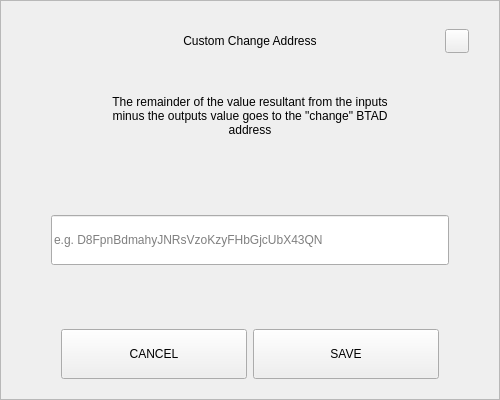
<?xml version="1.0" encoding="UTF-8"?>
<ui version="4.0">
 <class>SendChangeAddressDialog</class>
 <widget class="QDialog" name="SendChangeAddressDialog">
  <property name="geometry">
   <rect>
    <x>0</x>
    <y>0</y>
    <width>500</width>
    <height>400</height>
   </rect>
  </property>
  <property name="windowTitle">
   <string>Dialog</string>
  </property>
  <layout class="QVBoxLayout" name="verticalLayout">
   <property name="spacing">
    <number>0</number>
   </property>
   <property name="leftMargin">
    <number>0</number>
   </property>
   <property name="topMargin">
    <number>0</number>
   </property>
   <property name="rightMargin">
    <number>0</number>
   </property>
   <property name="bottomMargin">
    <number>0</number>
   </property>
   <item>
    <widget class="QFrame" name="frame">
     <property name="styleSheet">
      <string notr="true"/>
     </property>
     <property name="frameShape">
      <enum>QFrame::StyledPanel</enum>
     </property>
     <property name="frameShadow">
      <enum>QFrame::Raised</enum>
     </property>
     <layout class="QVBoxLayout" name="verticalLayout_2" stretch="0,0,0,0,0,0,0">
      <property name="spacing">
       <number>0</number>
      </property>
      <property name="leftMargin">
       <number>30</number>
      </property>
      <property name="topMargin">
       <number>20</number>
      </property>
      <property name="rightMargin">
       <number>30</number>
      </property>
      <property name="bottomMargin">
       <number>20</number>
      </property>
      <item>
       <layout class="QHBoxLayout" name="horizontalLayout_3">
        <property name="spacing">
         <number>0</number>
        </property>
        <item>
         <spacer name="horizontalSpacer_2">
          <property name="orientation">
           <enum>Qt::Horizontal</enum>
          </property>
          <property name="sizeHint" stdset="0">
           <size>
            <width>40</width>
            <height>20</height>
           </size>
          </property>
         </spacer>
        </item>
        <item>
         <widget class="QLabel" name="labelTitle">
          <property name="minimumSize">
           <size>
            <width>0</width>
            <height>40</height>
           </size>
          </property>
          <property name="maximumSize">
           <size>
            <width>16777215</width>
            <height>40</height>
           </size>
          </property>
          <property name="styleSheet">
           <string notr="true">padding-left:24px;</string>
          </property>
          <property name="text">
           <string>Custom Change Address</string>
          </property>
          <property name="alignment">
           <set>Qt::AlignCenter</set>
          </property>
          <property name="margin">
           <number>7</number>
          </property>
         </widget>
        </item>
        <item>
         <spacer name="horizontalSpacer">
          <property name="orientation">
           <enum>Qt::Horizontal</enum>
          </property>
          <property name="sizeHint" stdset="0">
           <size>
            <width>40</width>
            <height>20</height>
           </size>
          </property>
         </spacer>
        </item>
        <item>
         <widget class="QPushButton" name="btnEsc">
          <property name="minimumSize">
           <size>
            <width>24</width>
            <height>24</height>
           </size>
          </property>
          <property name="maximumSize">
           <size>
            <width>24</width>
            <height>24</height>
           </size>
          </property>
          <property name="focusPolicy">
           <enum>Qt::NoFocus</enum>
          </property>
          <property name="text">
           <string/>
          </property>
         </widget>
        </item>
       </layout>
      </item>
      <item>
       <spacer name="verticalSpacer_2">
        <property name="orientation">
         <enum>Qt::Vertical</enum>
        </property>
        <property name="sizeType">
         <enum>QSizePolicy::Fixed</enum>
        </property>
        <property name="sizeHint" stdset="0">
         <size>
          <width>20</width>
          <height>20</height>
         </size>
        </property>
       </spacer>
      </item>
      <item alignment="Qt::AlignHCenter">
       <widget class="QLabel" name="labelMessage">
        <property name="minimumSize">
         <size>
          <width>0</width>
          <height>70</height>
         </size>
        </property>
        <property name="text">
         <string>The remainder of the value resultant from the inputs minus the outputs value goes to the &quot;change&quot; BTAD address</string>
        </property>
        <property name="alignment">
         <set>Qt::AlignCenter</set>
        </property>
        <property name="wordWrap">
         <bool>true</bool>
        </property>
       </widget>
      </item>
      <item>
       <spacer name="verticalSpacer_3">
        <property name="orientation">
         <enum>Qt::Vertical</enum>
        </property>
        <property name="sizeHint" stdset="0">
         <size>
          <width>20</width>
          <height>40</height>
         </size>
        </property>
       </spacer>
      </item>
      <item>
       <layout class="QHBoxLayout" name="horizontalLayout_2">
        <property name="spacing">
         <number>0</number>
        </property>
        <property name="leftMargin">
         <number>20</number>
        </property>
        <property name="rightMargin">
         <number>20</number>
        </property>
        <item>
         <widget class="QLineEdit" name="lineEditAddress">
          <property name="minimumSize">
           <size>
            <width>0</width>
            <height>50</height>
           </size>
          </property>
          <property name="placeholderText">
           <string notr="true">e.g. D8FpnBdmahyJNRsVzoKzyFHbGjcUbX43QN</string>
          </property>
         </widget>
        </item>
       </layout>
      </item>
      <item>
       <spacer name="verticalSpacer">
        <property name="orientation">
         <enum>Qt::Vertical</enum>
        </property>
        <property name="sizeHint" stdset="0">
         <size>
          <width>20</width>
          <height>40</height>
         </size>
        </property>
       </spacer>
      </item>
      <item>
       <layout class="QHBoxLayout" name="horizontalLayout" stretch="2,2">
        <property name="spacing">
         <number>6</number>
        </property>
        <property name="leftMargin">
         <number>30</number>
        </property>
        <property name="rightMargin">
         <number>30</number>
        </property>
        <item>
         <widget class="QPushButton" name="btnCancel">
          <property name="minimumSize">
           <size>
            <width>180</width>
            <height>50</height>
           </size>
          </property>
          <property name="focusPolicy">
           <enum>Qt::NoFocus</enum>
          </property>
          <property name="text">
           <string>CANCEL</string>
          </property>
         </widget>
        </item>
        <item>
         <widget class="QPushButton" name="btnSave">
          <property name="minimumSize">
           <size>
            <width>180</width>
            <height>50</height>
           </size>
          </property>
          <property name="focusPolicy">
           <enum>Qt::NoFocus</enum>
          </property>
          <property name="text">
           <string>SAVE</string>
          </property>
         </widget>
        </item>
       </layout>
      </item>
     </layout>
    </widget>
   </item>
  </layout>
 </widget>
 <resources/>
 <connections/>
</ui>
